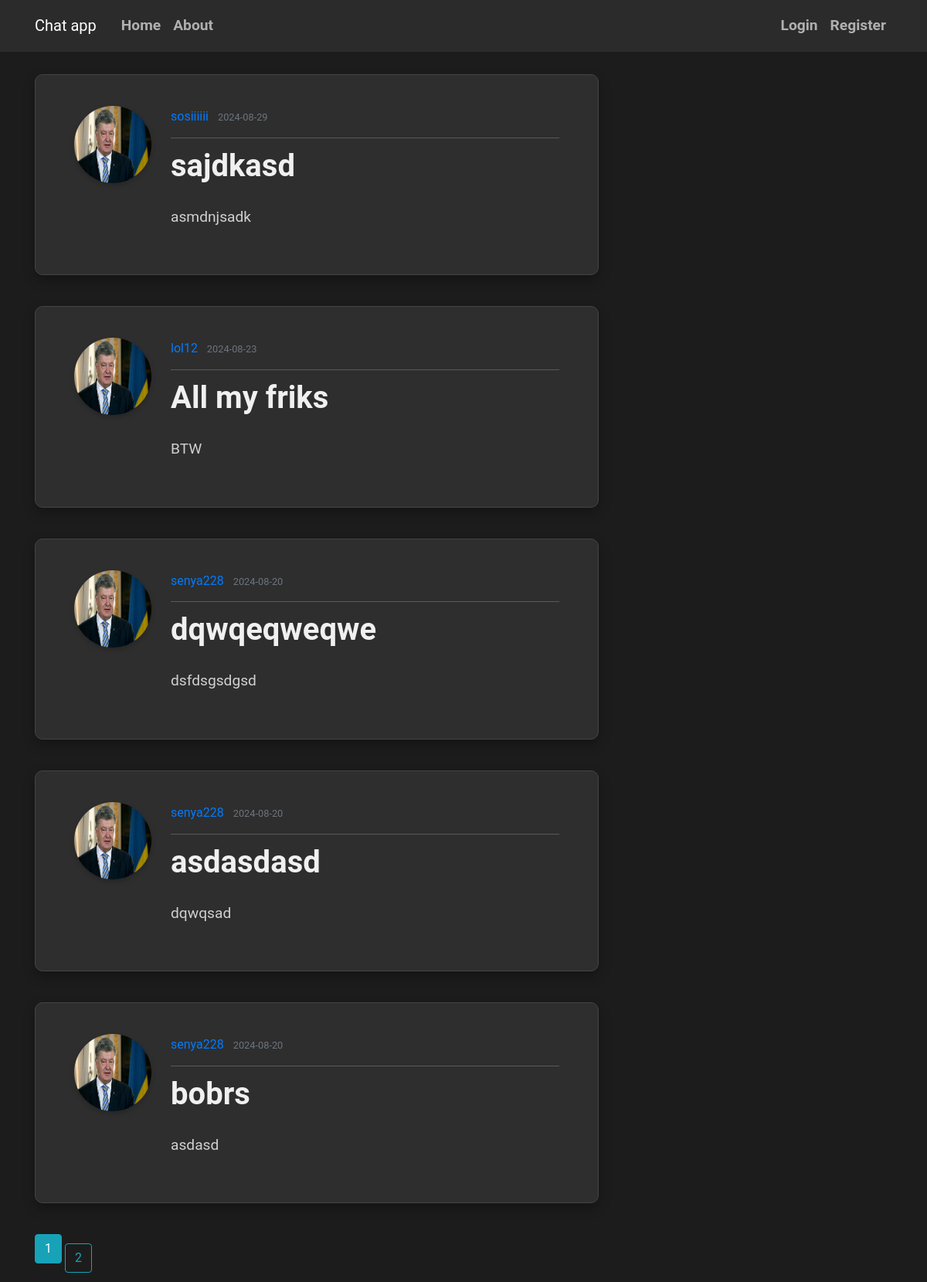
Before: / with the older database file.
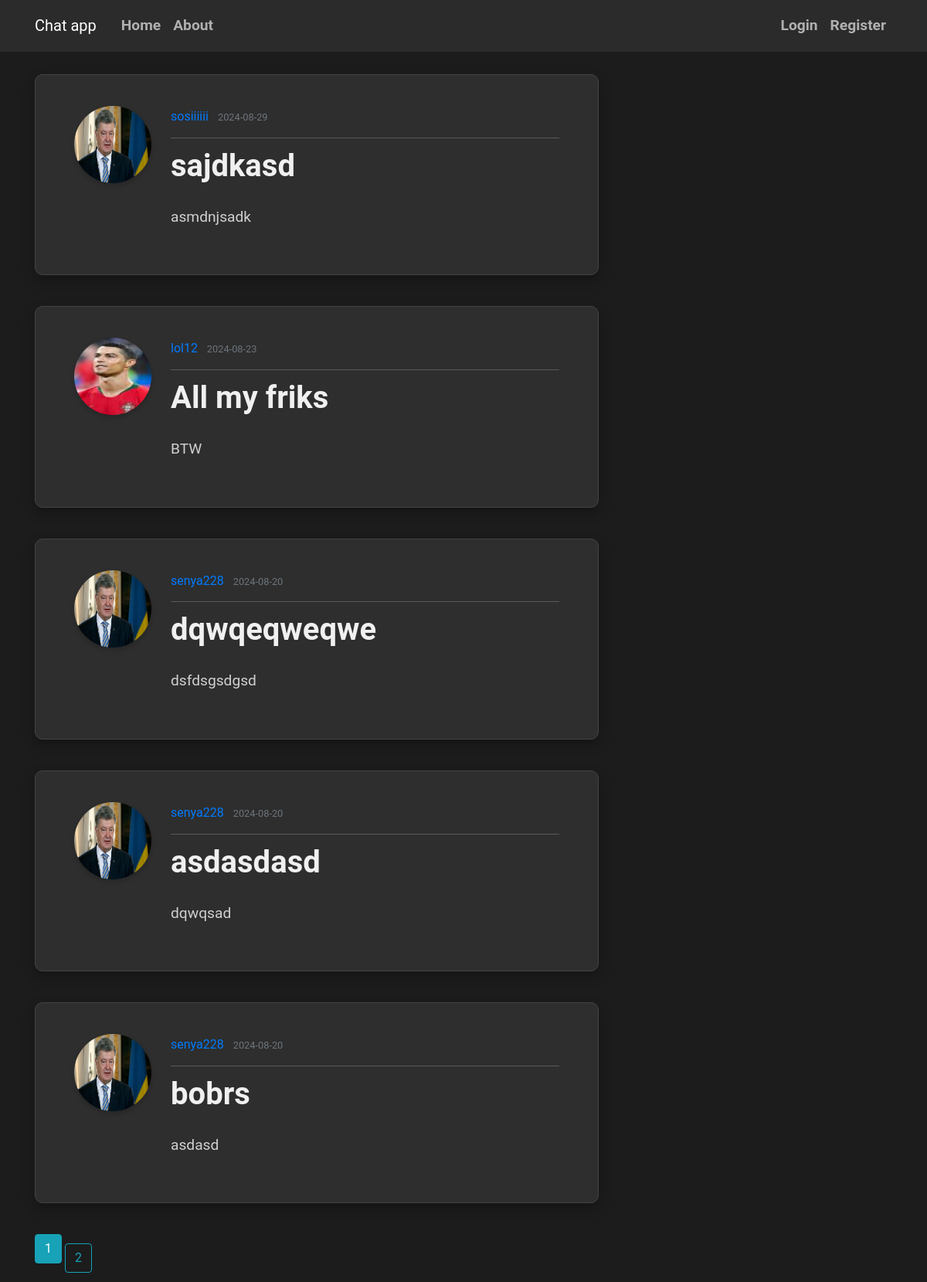
After: the same page with the newer database file.
### flaskblog/models.py (models this page shows, shortened)
class Post(db.Model):
    id = db.Column(db.Integer, primary_key=True)
    title = db.Column(db.String(100), nullable=False)
    date_posted = db.Column(db.DateTime, nullable=False, default=datetime.utcnow)
    content = db.Column(db.Text, nullable=False)
    user_id = db.Column(db.Integer, db.ForeignKey('user.id'), nullable=False)

class User(db.Model, UserMixin):
    id = db.Column(db.Integer, primary_key=True)
    username = db.Column(db.String(20), unique=True, nullable=False)
    email = db.Column(db.String(120), unique=True, nullable=False)
    image_file = db.Column(db.String(20), nullable=False, default='default.jpg')
    password = db.Column(db.String(60), nullable=False)
    posts = db.relationship('Post', backref='author', lazy=True)
    followed = db.relationship('Follow', foreign_keys='Follow.follower_id',
                               back_populates='follower', lazy='dynamic',
                               cascade='all, delete-orphan')
    followers = db.relationship('Follow', foreign_keys='Follow.followed_id',
                                back_populates='followed', lazy='dynamic',
                                cascade='all, delete-orphan')
    sent_messages = db.relationship('Message', foreign_keys='Message.sender_id',
                                    back_populates='sender', lazy=True)
    received_messages = db.relationship('Message', foreign_keys='Message.recipient_id',
                                        back_populates='recipient', lazy=True)

### flaskblog/routes.py (the view)
@app.route("/")
def home():
    page = request.args.get('page', 1, type=int)
    posts = Post.query.order_by(Post.date_posted.desc()).paginate(per_page=5, page=page)
    return render_template('home.html',posts=posts)

### flaskblog/templates/home.html
{% extends "base.html" %}
{% block content %}
 {%for post in posts%}
        <article class="media content-section">
            <img class="rounded-circle article-img" src="{{url_for('static',filename = 'pictures/' + post.author.image_file)}}" alt="">
  <div class="media-body">
    <div class="article-metadata">
      <a class="mr-2" href="{{ url_for('user_info',username=post.author.username) }}">{{ post.author.username }}</a>
      <small class="text-muted">{{ post.date_posted.strftime('%Y-%m-%d') }}</small>
    </div>
    <h2><a class="article-title" href="{{ url_for('post',post_id=post.id) }}">{{ post.title }}</a></h2>
    <p class="article-content">{{ post.content }}</p>
  </div>
</article>
    {%endfor%}
 {% for page_num in posts.iter_pages() %}
        {% if page_num %}
            {% if posts.page ==page_num %}
                <a class = "btn btn-info mb-4" href="{{url_for('home',page=page_num)}}">{{page_num}}</a>
                {% else %}
                <a class = "btn btn-outline-info" href="{{url_for('home',page=page_num)}}">{{page_num}}</a>
            {% endif %}
        {% else %}
            ...
        {% endif %}
    {% endfor %}
{% endblock %}

Changed rows visible on the page:
changed through a linked row, Post "All my friks": image_file: picture added in place of a placeholder
